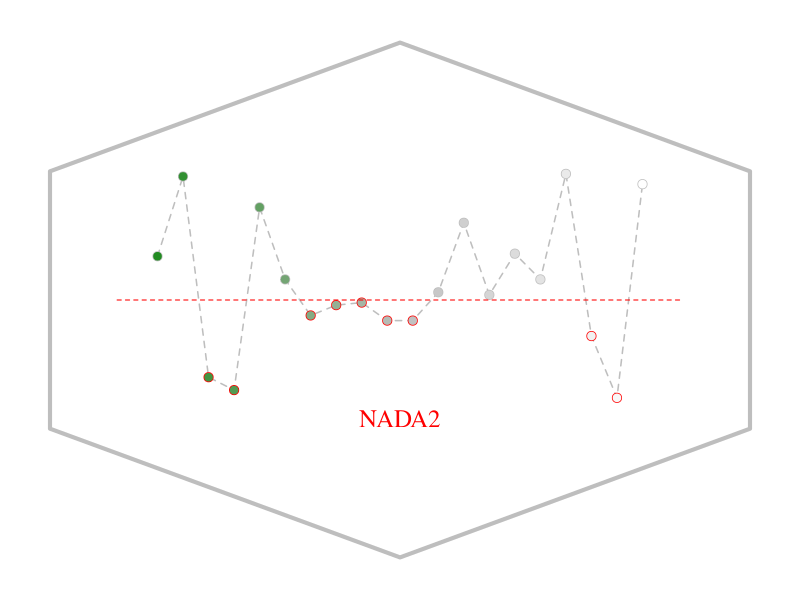

Recreate this plot in R.

hexd <- data.frame(x = 1 + c(rep(-sqrt(3)/2, 2), 0, rep(sqrt(3)/2,2), 0), y = 1 + c(0.5, -0.5, -1, -0.5, 0.5, 1))
hexd <- rbind(hexd, hexd[1, ])

set.seed=123
x.val=seq(0.4,1.6,length.out=20)
y.val=c(1.17, 1.48, 0.7, 0.65, 1.36, 1.08, 0.94, 0.98, 0.99, 0.92,0.92, 1.03, 1.3, 1.02, 1.18, 1.08, 1.49, 0.86, 0.62, 1.45)
# y.val=runif(length(x.val),0.6,1.6)

cols=colorRampPalette(c("forestgreen","grey","white"))(length(y.val))
# png(filename="./hex/NADA2_hex.png",width=3.5,height=4,units="in",res=250,type="windows",bg=NA)
par(family="serif",oma=c(1,1,1,1),mar=c(0.1,0.1,0.1,0.1),xpd=F)

plot(hexd,axes=F,ann=F,type="n")
polygon(hexd,border="grey",lwd=4,col="white")
lines(x.val,y.val,lty=2,col="grey",lwd=1.5)
points(x.val,y.val,pch=21,bg=cols,cex=1.25,col=ifelse(y.val<1,"red","grey"),lwd=0.75)
lines(c(0.3,1.7),c(1,1),lty=2,col="Red",lwd=1)
text(1,0.6,"NADA2",col="red",pos=1,cex=1.5)
dev.off()
